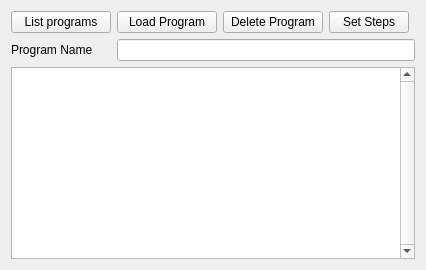
     <widget class="QWidget" name="tabProgram">
      <attribute name="title">
       <string>Program</string>
      </attribute>
      <layout class="QGridLayout" name="gridLayout" columnstretch="0,0,0,0,0" columnminimumwidth="100,100,100,0,0">
       <item row="4" column="1" colspan="4">
        <widget class="QLineEdit" name="txtPgmName">
         <property name="sizePolicy">
          <sizepolicy hsizetype="Expanding" vsizetype="Fixed">
           <horstretch>0</horstretch>
           <verstretch>0</verstretch>
          </sizepolicy>
         </property>
        </widget>
       </item>
       <item row="0" column="1">
        <widget class="QPushButton" name="btnLoadProgram">
         <property name="text">
          <string>Load Program</string>
         </property>
        </widget>
       </item>
       <item row="6" column="0" colspan="5">
        <widget class="QPlainTextEdit" name="txtPgm">
         <property name="verticalScrollBarPolicy">
          <enum>Qt::ScrollBarAlwaysOn</enum>
         </property>
        </widget>
       </item>
       <item row="0" column="0">
        <widget class="QPushButton" name="btnListPrograms">
         <property name="text">
          <string>List programs</string>
         </property>
        </widget>
       </item>
       <item row="0" column="3">
        <widget class="QPushButton" name="btnSetSteps">
         <property name="text">
          <string>Set Steps</string>
         </property>
        </widget>
       </item>
       <item row="4" column="0">
        <widget class="QLabel" name="label">
         <property name="text">
          <string>Program Name</string>
         </property>
        </widget>
       </item>
       <item row="0" column="2">
        <widget class="QPushButton" name="btnDeleteProgram">
         <property name="text">
          <string>Delete Program</string>
         </property>
        </widget>
       </item>
      </layout>
     </widget>
